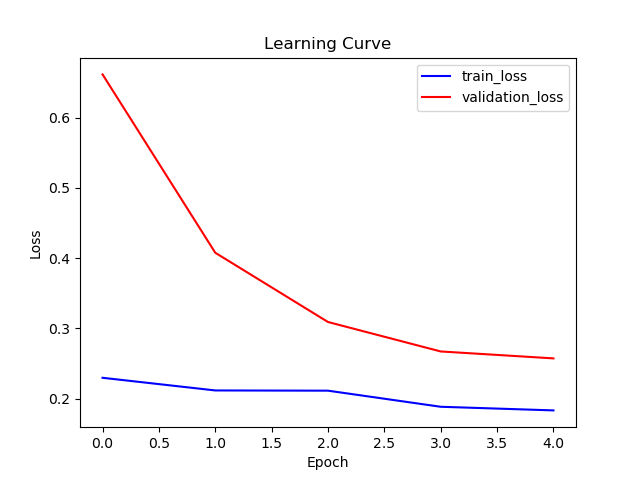

Write the Python code that produced this figure.
# Imports for Pytorch
from __future__ import print_function
import argparse
from matplotlib import pyplot as plt
import numpy as np
import pandas as pd
import random
import os
import torch
from torch.utils.data import Dataset, DataLoader
import torch.nn as nn
import torch.nn.functional as F
import torch.optim as optim
from torchvision import datasets, transforms
from torch.optim.lr_scheduler import StepLR
from skimage import io, transform

# Constants
MODEL_NAME = "classification_y.pt"

# Class for the dataset
class DetectionImages(Dataset):
    def __init__(self, csv_file, root_dir, transform=None):
        """
        Args:
            csv_file (string): Path to the csv file with annotations.
            root_dir (string): Directory with all the images.
            transform (callable, optional): Optional transform to be applied
                on a sample.
        """
        self.labels_df = pd.read_csv(csv_file, sep=" ", header=None)
        self.root_dir = root_dir
        self.transform = transform

    def __len__(self):
        return len(self.labels_df)

    def __getitem__(self, idx):
        if torch.is_tensor(idx):
            idx = idx.tolist()

        img_name = os.path.join(self.root_dir,
                                self.labels_df.iloc[idx, 0])
        image = io.imread(img_name)
        label = self.labels_df.iloc[idx, 1:]
        sample = {'image': image, 'label': label}

        if self.transform:
            sample = self.transform(sample)

        return sample

class ToTensor(object):
    """Convert ndarrays in sample to Tensors."""

    def __call__(self, sample):
        image, label = sample['image'], sample['label']
        in_transform = transforms.Compose([transforms.Normalize([146.5899, 142.5595, 139.0785], [34.5019, 34.8481, 37.1137])])
        # swap color axis because
        # numpy image: H x W x C
        # torch image: C X H X W
        image = image.transpose((2, 0, 1))
        image = torch.from_numpy(image).float()
        image = in_transform(image)
        return {'image': image,
                'label': torch.from_numpy(np.array(label).astype(int))}


# Define the neural network
class Net(nn.Module):
    # Define the dimensions for each layer.
    def __init__(self):
        super(Net, self).__init__()
        # First two convolutional layers
        self.conv1 = nn.Conv2d(3, 15, 3, 1)
        self.conv1_bn = nn.BatchNorm2d(15)
        self.conv2 = nn.Conv2d(15, 15, 3, 1)
        self.conv2_bn = nn.BatchNorm2d(15)


        # Two more convolutional layers before maxpooling
        self.conv3 = nn.Conv2d(15, 30, 3, 1)
        self.conv3_bn = nn.BatchNorm2d(30)
        self.conv4 = nn.Conv2d(30, 30, 3, 1)
        self.conv4_bn = nn.BatchNorm2d(30)

        # Two more convolutional layers before maxpooling
        self.conv5 = nn.Conv2d(30, 60, 3, 1)
        self.conv5_bn = nn.BatchNorm2d(60)
        self.conv6 = nn.Conv2d(60, 60, 3, 1)
        self.conv6_bn = nn.BatchNorm2d(60)

        # Two more convolutional layers before maxpooling
        self.conv7 = nn.Conv2d(60, 120, 3, 1)
        self.conv7_bn = nn.BatchNorm2d(120)
        self.conv8 = nn.Conv2d(120, 120, 3, 1)
        self.conv8_bn = nn.BatchNorm2d(120)

        # Dropout values for convolutional and fully connected layers
        self.dropout1 = nn.Dropout2d(0.4)
        self.dropout2 = nn.Dropout2d(0.4)

        # Two fully connected layers. Input is 2347380 because 243x161x60
        # as shown in the forward part.
        self.fc1 = nn.Linear(55080, 256)
        self.fc1_bn = nn.BatchNorm1d(256)
        self.fc2 = nn.Linear(256, 100)

    # Define the structure for forward propagation.
    def forward(self, x):
        # Input dimensions: 490x326x3
        # Output dimensions: 488x324x30
        x = self.conv1(x)
        x = self.conv1_bn(x)
        x = F.relu(x)
        x = self.dropout1(x)
        # Input dimensions: 488x324x30
        # Output dimensions: 486x322x30
        x = self.conv2(x)
        x = self.conv2_bn(x)
        x = F.relu(x)
        x = self.dropout1(x)
        # Input dimensions: 486x322x30
        # Output dimensions: 243x161x30
        x = F.max_pool2d(x, 2)

        # Input dimensions: 243x161x30
        # Output dimensions: 241x159x60
        x = self.conv3(x)
        x = self.conv3_bn(x)
        x = F.relu(x)
        x = self.dropout1(x)
        # Input dimensions: 241x159x60
        # Output dimensions: 239x157x60
        x = self.conv4(x)
        x = self.conv4_bn(x)
        x = F.relu(x)
        x = self.dropout1(x)
        # Input dimensions: 239x157x60
        # Output dimensions: 120x79x60
        x = F.max_pool2d(x, 2, ceil_mode=True)

        # Input dimensions: 120x79x60
        # Output dimensions: 118x77x120
        x = self.conv5(x)
        x = self.conv5_bn(x)
        x = F.relu(x)
        x = self.dropout1(x)
        # Input dimensions: 118x77x120
        # Output dimensions: 116x75x120
        x = self.conv6(x)
        x = self.conv6_bn(x)
        x = F.relu(x)
        x = self.dropout1(x)
        # Input dimensions: 116x75x120
        # Output dimensions: 58x38x120
        x = F.max_pool2d(x, 2, ceil_mode=True)

        # Input dimensions: 58x38x120
        # Output dimensions: 56x36x240
        x = self.conv7(x)
        x = self.conv7_bn(x)
        x = F.relu(x)
        x = self.dropout1(x)
        # Input dimensions: 56x36x240
        # Output dimensions: 54x34x240
        x = self.conv8(x)
        x = self.conv8_bn(x)
        x = F.relu(x)
        x = self.dropout1(x)
        # Input dimensions: 54x34x240
        # Output dimensions: 27x17x240
        x = F.max_pool2d(x, 2, ceil_mode=True)


        # Input dimensions: 27x17x240
        # Output dimensions: 110160x1
        x = torch.flatten(x, 1)
        # Input dimensions: 110160x1
        # Output dimensions: 128x1
        x = self.fc1(x)
        x = self.fc1_bn(x)
        x = F.relu(x)
        x = self.dropout2(x)
        # Input dimensions: 128x1
        # Output dimensions: 2x1
        x = self.fc2(x)
        output = F.log_softmax(x, dim=1)
        return output

def train(args, model, device, train_loader, optimizer, epoch, train_losses):
    # Specify that we are in training phase
    model.train()
    # Total Train Loss
    total_loss = 0
    # Iterate through all minibatches.
    for batch_idx, batch_sample in enumerate(train_loader):
        # Send training data and the training labels to GPU/CPU
        data, target = batch_sample["image"].to(device, dtype=torch.float32), batch_sample["label"].to(device, dtype=torch.long)
        # Zero the gradients carried over from previous step
        optimizer.zero_grad()
        target = target.squeeze_()
        # Obtain the predictions from forward propagation
        output = model(data)
        # Compute the mean squared error for loss
        loss = F.nll_loss(output, target)
        total_loss += loss.item()
        # Perform backward propagation to compute the negative gradient, and
        # update the gradients with optimizer.step()
        loss.backward()
        optimizer.step()
    # Update training error and add to accumulation of training loss over time.
    train_error = total_loss / len(train_loader.dataset)
    train_losses.append(train_error)
    # Print output if epoch is finished
    print('Train Epoch: {} \tAverage Loss: {:.6f}'.format(epoch, train_error))
    # Return accumulated losses
    return train_losses


def test(args, model, device, test_loader, test_losses):
    # Specify that we are in evaluation phase
    model.eval()
    # Set the loss initially to 0.
    test_loss = 0
    correct = 0
    # No gradient calculation because we are in testing phase.
    with torch.no_grad():
        # For each testing example, we run forward
        # propagation to calculate the
        # testing prediction. Update the total loss
        # and the number of correct predictions
        # with the counters from above.
        for batch_idx, batch_sample in enumerate(test_loader):
            # Send training data and the training labels to GPU/CPU
            data, target = batch_sample["image"].to(device, dtype=torch.float32), batch_sample["label"].to(device,
                                                                                          dtype=torch.long)
            target = target.squeeze_()
            output = model(data)
            loss = F.nll_loss(output, target)
            test_loss += loss.item()
            pred = output.argmax(dim=1, keepdim=True)
            correct += pred.eq(target.view_as(pred)).sum().item()

    # Average the loss by dividing by the total number of testing instances and add to accumulation of losses.
    test_error = test_loss / len(test_loader.dataset)
    test_losses.append(test_error)

    # Print out the statistics for the testing set.
    print('\nTest set: Average loss: {:.6f}\n'.format(
        test_error))
    print("Correct instances: ", correct)

    # Return accumulated test losses over epochs
    return test_losses, pred


def main():
    # Command line arguments for hyperparameters of
    # training and testing batch size, the number of
    # epochs, the learning rate, gamma, and other
    # settings such as whether to use a GPU device, the
    # random seed, how often to log, and
    # whether we should save the model.
    parser = argparse.ArgumentParser(description='PyTorch Object Detection')
    parser.add_argument('--batch-size', type=int, default=16, metavar='N',
                        help='input batch size for training (default: 32)')
    parser.add_argument('--test-batch-size', type=int, default=1000, metavar='N',
                        help='input batch size for testing (default: 1000)')
    parser.add_argument('--epochs', type=int, default=250, metavar='N',
                        help='number of epochs to train (default: 14)')
    parser.add_argument('--lr', type=float, default=0.05, metavar='LR',
                        help='learning rate (default: 0.001)')
    parser.add_argument('--no-cuda', action='store_true', default=False,
                        help='disables CUDA training')
    parser.add_argument('--seed', type=int, default=1, metavar='S',
                        help='random seed (default: 1)')
    args = parser.parse_args()
    # Command to use gpu depending on command line arguments and if there is a cuda device
    use_cuda = not args.no_cuda and torch.cuda.is_available()

    # Random seed to use
    torch.manual_seed(args.seed)

    # Set to either use gpu or cpu
    device = torch.device("cuda" if use_cuda else "cpu")

    # GPU keywords.
    kwargs = {'num_workers': 1, 'pin_memory': True} if use_cuda else {}
    # Load in the training and testing datasets. Convert to pytorch tensor.
    train_data = DetectionImages(csv_file="../data/labels/y_class_train_labels.txt", root_dir="../data/train", transform=ToTensor())
    train_loader = DataLoader(train_data, batch_size=args.batch_size, shuffle=True, num_workers=0)
    test_data = DetectionImages(csv_file="../data/labels/y_class_validation_labels.txt", root_dir="../data/validation", transform=ToTensor())
    test_loader = DataLoader(test_data, batch_size=args.test_batch_size, shuffle=False, num_workers=0)

    # Run model on GPU if available
    model = Net().to(device)

    # Store the lowest test loss found with random search
    lowest_loss = 1000
    # Store the learning curve from lowest test loss
    lowest_test_list = []
    lowest_train_list = []

    # Randomly search over 100 different learning rate and gamma values
    for i in range(1):
        # Boolean value for if this model is the best so far
        best_model = False
        # Get random learning rate
        lr = random.uniform(0.001, 0.002)
        # Get random gamma
        gamma = random.uniform(0.7, 1)
        print("##################################################")
        print("Learning Rate: ", lr)
        print("Gamma: ", gamma)
        print("##################################################")

        # Specify Adam optimizer
        optimizer = optim.Adam(model.parameters(), lr=lr)
        # Store the training and testing losses over time
        train_losses = []
        test_losses = []
        # Run for the set number of epochs. For each epoch, run the training
        # and the testing steps. Scheduler is used to specify the learning rate.
        scheduler = StepLR(optimizer, step_size=1, gamma=gamma)
        for epoch in range(1, args.epochs + 1):
            # Train and validate for this epoch
            train_losses = train(args, model, device, train_loader, optimizer, epoch, train_losses)
            test_losses, output = test(args, model, device, test_loader, test_losses)
            scheduler.step()

            # If lowest test loss so far, save model and the training curve
            if lowest_loss > test_losses[epoch - 1]:
                print("New Lowest Loss: ", test_losses[epoch - 1])
                print(output)
                torch.save(model.state_dict(), MODEL_NAME)
                lowest_loss = test_losses[epoch - 1]
                lowest_test_list = test_losses
                lowest_train_list = train_losses
                # Set that this is best model
                best_model = True

        # Save the learning curve if this is best model
        if best_model:
            # Save the learning curve for the best result from random search
            figure, axes = plt.subplots()
            axes.set(xlabel="Epoch", ylabel="Loss", title="Learning Curve")
            axes.plot(np.array(lowest_train_list), label="train_loss", c="b")
            axes.plot(np.array(lowest_test_list), label="validation_loss", c="r")
            plt.legend()
            plt.savefig('classification_y.png')
            plt.close()

    # Display the learning curve for the best result from random search
    figure, axes = plt.subplots()
    axes.set(xlabel="Epoch", ylabel="Loss", title="Learning Curve")
    axes.plot(np.array(lowest_train_list), label="train_loss", c="b")
    axes.plot(np.array(lowest_test_list), label="validation_loss", c="r")
    plt.legend()
    plt.show()
    plt.close()


if __name__ == '__main__':
    main()